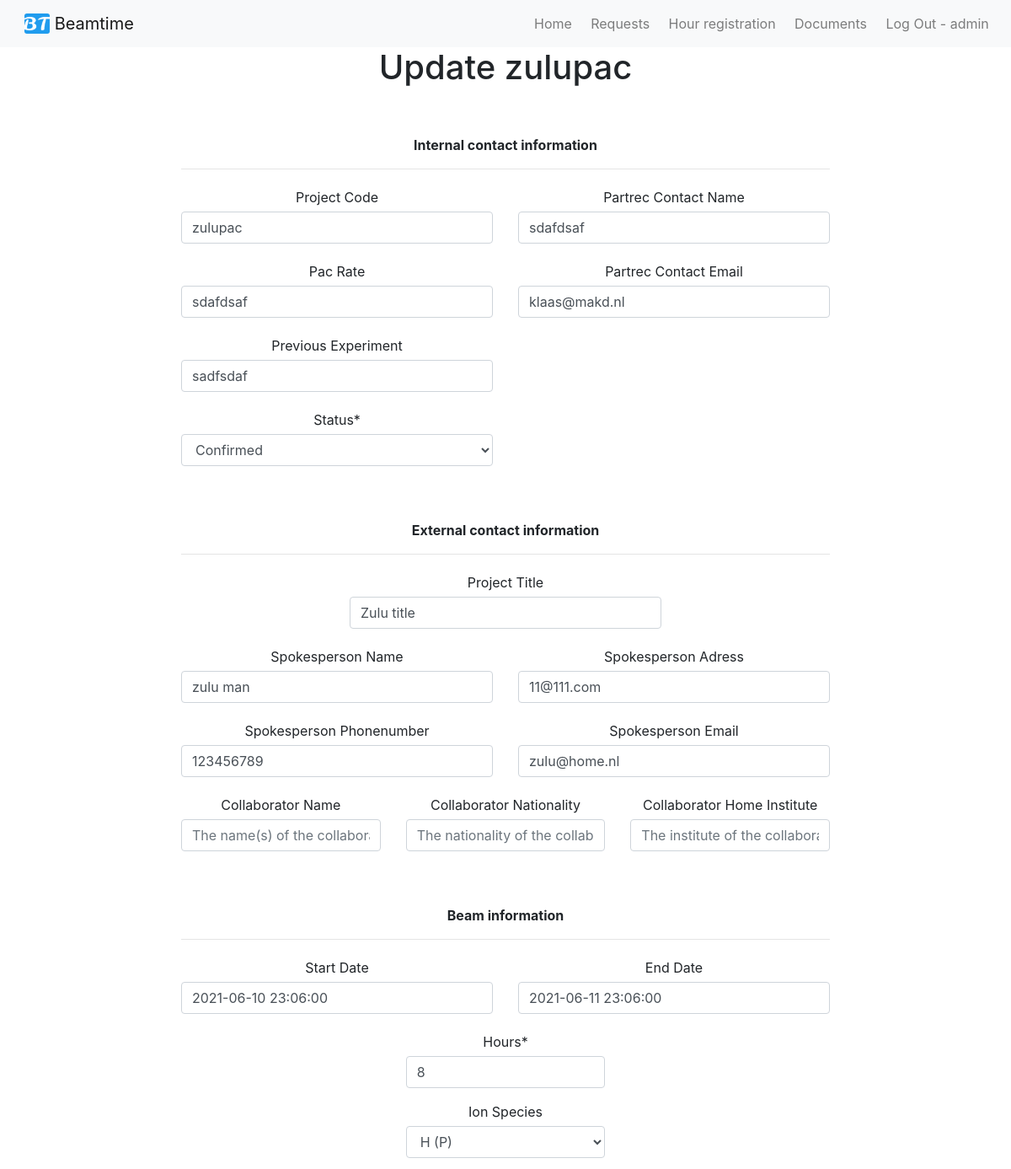
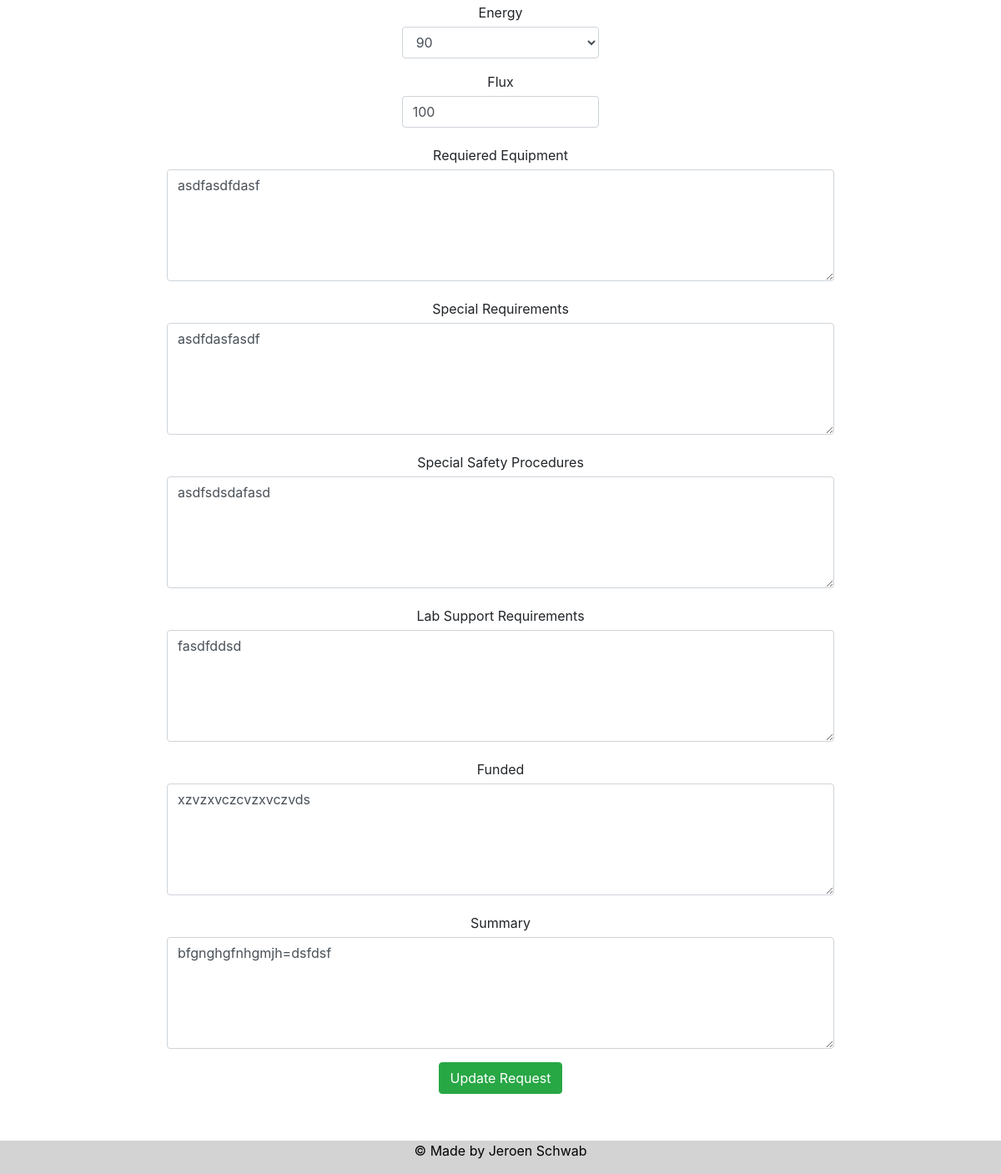
The app's page /beamrequest/zulupac/update/ (signed in) with its own data (2 pictures, top to bottom).
### beamrequest/models.py (models this page shows, shortened)
class CreateBeamRequestModel(models.Model):
	SELECT		= 'Select'
	REQUEST		= 'Request'
	TENTATIVE	= 'Tentavive'
	ACCEPTED	= 'Accepted'
	CONFIRMED	= 'Confirmed'
	CANCELLED	= 'Cancelled'
	COMPLETED	= 'Completed'
	QUEUED		= 'Queued'
	STATUS_CHOICES = [
		(SELECT, ('Select an option')),
		(REQUEST, ('Request')),
		(TENTATIVE, ('Tentative')),
		(ACCEPTED,  ('Accepted')),
		(CONFIRMED, ('Confirmed')),
		(CANCELLED, ('Cancelled')),
		(COMPLETED, ('Completed')),
		(QUEUED, ('Queued')),
	]
	DIFBEAMS_CHOICES = [tuple([x,x]) for x in range(1,5)]
	SHIFTS_CHOICES = [tuple([x,x]) for x in range(1,17)]
	Project_Code = models.CharField(unique=True, max_length=20, blank = True)
	Pac_Rate = models.CharField(max_length=10, blank = True)
	Partrec_Contact_Name = models.CharField(max_length=50, blank = True)
	Partrec_Contact_Email = models.EmailField(blank = True)
	Previous_Experiment = models.CharField(max_length=200, blank = True)
	Status = models.CharField(max_length=25, choices=STATUS_CHOICES, default='SELECT')
	Project_Title = models.CharField(max_length=100, blank = True)
	Spokesperson_Name = models.CharField(max_length=50, blank = True)
	Spokesperson_Adress = models.CharField(max_length=50, blank = True)
	Spokesperson_Phonenumber = models.CharField(max_length=20, blank = True)
	Spokesperson_Email = models.EmailField(blank = True)
	Collaborator_Name = models.TextField(blank = True)
	Collaborator_Nationality = models.TextField(blank = True)
	Collaborator_Home_Institute = models.TextField(blank = True)
	Different_Beams = models.IntegerField(choices=DIFBEAMS_CHOICES, default='1')
	Beam_Note = models.TextField(blank = True)
	Hours = models.IntegerField(default='1')
	Ion_Species = models.ForeignKey(IonSpecies, on_delete=models.CASCADE, blank = True, null=True)
	Energy = ChainedForeignKey(Energys, chained_field="Ion_Species", chained_model_field="Ion_Species",	show_all=False,	auto_choose=True, blank = True, null=True)
	Flux = models.CharField(max_length=50, blank = True, null = True)
	Start_Date = models.DateTimeField(blank = True, null=True)
	End_Date = models.DateTimeField(blank = True, null=True)
	Requiered_Equipment = models.TextField(blank = True)
	Special_Requirements = models.TextField(blank = True)
	Special_Safety_Procedures = models.TextField(blank = True)
	Lab_Support_Requirements = models.TextField(blank = True)
	Funded = models.TextField(blank = True)
	Summary = models.TextField(blank = True)

### beamrequest/views.py (the view)
# urls.py: path('<str:Project_Code>/update/', beam_request_update_page, name='update'),
@staff_member_required
def beam_request_update_page(request, Project_Code):
    obj = get_object_or_404(CreateBeamRequestModel, Project_Code = Project_Code)
    form = CreateBeamRequestForm(request.POST or None, instance=obj)
    if form.is_valid():
        print(form.cleaned_data)
        form.save()
        return redirect('/beamrequest/home/')
    template_name = 'request/update.html'
    context = {"title": f"Update {obj.Project_Code}", 'form': form }
    return render(request, template_name, context)

### beamrequest/models.py (called while the page is built)
	def __str__(self):
		return self.Name

	def __str__(self):
		return self.Name

### templates/request/update.html (shortened to what this page needs)
{% extends 'base.html' %}
{% load crispy_forms_tags %}
{% block content %}
	<form method="post" novalidate>
		<br><br>
		<b>Internal contact information</b>
		<hr class="divider"></hr>
		<div class="row">
			<div class="col-6">
			 {{ form.Project_Code|as_crispy_field }}
			</div>
			<div class="col-6">
			 {{ form.Partrec_Contact_Name|as_crispy_field }}
		 </div>
		</div>
		<div class="row">
			<div class="col-6">
			 {{ form.Pac_Rate|as_crispy_field }}
			</div>
			<div class="col-6">
			 {{ form.Partrec_Contact_Email|as_crispy_field }}
		 </div>
		</div>
		<div class="row">
			<div class="col-6">
			 {{ form.Previous_Experiment|as_crispy_field }}
			</div>
			<div class="col-6">
		 </div>
		</div>
		<div class="row">
			<div class="col-6">
			 {{ form.Status|as_crispy_field }}
			</div>
			<div class="col-6">
		 </div>
		</div>
		<br><br>
		<b>External contact information</b>
		<hr class="divider"></hr>
		<div class="row justify-content-center">
		 <div class="col-6">
			{{ form.Project_Title|as_crispy_field }}
		 </div>
		</div>
		<div class="row">
		 <div class="col-6">
			{{ form.Spokesperson_Name|as_crispy_field }}
		 </div>
		 <div class="col-6">
			{{ form.Spokesperson_Adress|as_crispy_field }}
		 </div>
		</div>
		<div class="row">
		 <div class="col-6">
			{{ form.Spokesperson_Phonenumber|as_crispy_field }}
		 </div>
		 <div class="col-6">
			{{ form.Spokesperson_Email|as_crispy_field }}
		 </div>
		</div>
		<div class="row">
		 <div class="col-4">
			{{ form.Collaborator_Name|as_crispy_field }}
		 </div>
		 <div class="col-4">
			{{ form.Collaborator_Nationality|as_crispy_field }}
		 </div>
		 <div class="col-4">
			{{ form.Collaborator_Home_Institute|as_crispy_field }}
		 </div>
		</div>
		 <br><br>
		 <b>Beam information</b>
		 <hr class="divider"></hr>
		<div class="row">
			<div class="col-6">
			 {{ form.Start_Date|as_crispy_field }}
			</div>
		  <div class="col-6">
				{{ form.End_Date|as_crispy_field }}
			</div>
		</div>
		<div class="row justify-content-center">
			<div class="col-4">
	  		  {{ form.Hours|as_crispy_field }}
		  	  {{ form.Ion_Species|as_crispy_field }}
			  {{ form.Energy|as_crispy_field }}
			  {{ form.Flux|as_crispy_field }}
			</div>
		</div>
		<div class="row justify-content-center">
		  {{ form.Requiered_Equipment|as_crispy_field }}
		  {{ form.Special_Requirements|as_crispy_field }}
		  {{ form.Special_Safety_Procedures|as_crispy_field }}
		  {{ form.Lab_Support_Requirements|as_crispy_field }}
		  {{ form.Funded|as_crispy_field }}
		  {{ form.Summary|as_crispy_field }}
		</div>
		<div class="row justify-content-center">
			<button type="submit" class="btn btn-success">Update Request</button>
		</div>
	</form>
<br><br><br><br>
{% endblock %}

### templates/navbar_main.html (shortened to what this page needs)
{% load static %}
<nav class="navbar navbar-expand-lg navbar-light bg-light">
  <div class="container-fluid">
    <a class="navbar-brand">
     <img src="{% static '/img/favicon.ico' %}" alt="" width="30" height="24" class="d-inline-block align-text-top">
     Beamtime
    </a>
    <div class="collapse navbar-collapse" id="navbarSupportedContent">
      <ul class="navbar-nav me-auto mb-2 mb-lg-0 ml-auto">
        <li class="nav-item">
          <a class="nav-link" href="/">Home</a>
        </li>
        {% if user.is_authenticated %}
          <li class="nav-item">
            <a class="nav-link" href="/beamrequest/home">Requests</a>
          </li>
          <li class="nav-item">
            <a class="nav-link" href="/hours/home">Hour registration</a>
          </li>
          <li class="nav-item">
            <a class="nav-link" href="/documentation/home">Documents</a>
          </li>
          <li class="nav-item">
            <a class="nav-link" href="{% url 'logout' %}">Log Out - {{ user.username }}</a>
          </li>
        </ul>
        {% else %}
          <li class="nav-item">
            <a class="nav-link" href="{% url 'login' %}">Log In</a>
          </li>
        {% endif %}
    </div>
  </div>
</nav>

### static/css/style.css (style rules this page uses)
label { display: block; margin: 5px 0; }
@media only screen and (min-width: 960px) { .navbar .navbar-nav .nav-link { padding: 1em 0.7em; } }
@media only screen and (min-width: 960px) { .navbar { padding: 0; } }
@media only screen and (min-width: 960px) { .navbar .navbar-brand { padding: 0 0.7em; } }
.navbar .navbar-nav .nav-link { position: relative; }
.navbar .navbar-nav .nav-link::after { position: absolute; bottom: 0; left: 0; right: 0; margin: auto; background-color: #000000; color: transparent; width: 0%; content: ''; height: 3px; transition: all 0.5s; }

### records on screen
CreateBeamRequestModel: Project_Code "zulupac", Partrec_Contact_Name "sdafdsaf", Pac_Rate "sdafdsaf", Partrec_Contact_Email "klaas@makd.nl", Previous_Experiment "sadfsdaf", Status "Confirmed", Project_Title "Zulu title", Spokesperson_Name "zulu man", Spokesperson_Adress "11@111.com", Spokesperson_Phonenumber "123456789", Spokesperson_Email "zulu@home.nl", Start_Date "2021-06-10 23:06:00", End_Date "2021-06-11 23:06:00", Hours "8", Ion_Species "H (P)", Energy "90", Flux "100", Requiered_Equipment "asdfasdfdasf", Special_Requirements "asdfdasfasdf", Special_Safety_Procedures "asdfsdsdafasd", Lab_Support_Requirements "fasdfddsd", Funded "xzvzxvczcvzxvczvds", Summary "bfgnghgfnhgmjh=dsfdsf"

### other values on screen
{{ user.username }} "admin"
{{ title }} "Update zulupac"
